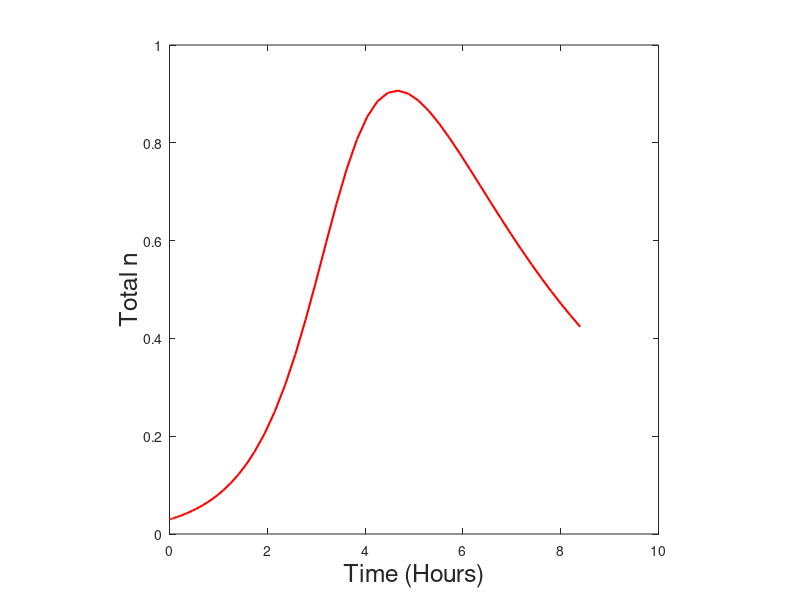

The MATLAB source for this figure: (Note: this script raises an error after producing the figure.)
% Parameters


% Define ranges for q and n0
q_values = [0.2, 2.0, 1, 1.75]; % Define the range of q values
n0_values = [0.0298, 0.0186 0.0511, 0.00678]; % Define the range of n0 values, set based on non-normalized starting values 


for i = 1:length(q_values)
    q = q_values(i);
    n0 = n0_values(i);

    % Initial conditions

        g = 1.4;     % Growth rate, slower for EF
        tc = 1 / g;
        B = -2.0; % Strength of AIP/dispersal
        k = 50;  % Environmental threshold concentration/half maximal concentration 50 works
        p = 1.05;% Production rate
        h = 2; % Hill coefficient
        x0 = 0; % Initial environmental concentration
        
        % Ratios
     
        d = (B)/(g); % Dispersal ratio
        f = q / g; % Transport ratio

        
        % Define the ODE system
        odeSystem = @(t, y) [
            y(1) + d*y(1)*((y(2)^h)/((y(2)^h)+1))
            y(1) - y(2) * f
        ];
        initialConditions = [n0; x0];

        % Time span for integration
        tspan = [0, 8.4];
        
        % Solve the ODEs
        [t, y] = ode45(odeSystem, tspan, initialConditions);
        
        % Extract the solutions
        n = y(:, 1);
        x = y(:, 2);
        hold on 
        if i == 1
            plot(t, n, 'r' ,'LineWidth', 1.5);
        else
            color = ['r','b', 'm', 'c'];
            plot(t, n, color(i), 'LineWidth', 1.5);
        end
        xlabel('Time (Hours)', 'FontSize', 18);
        ylabel('Total n', 'FontSize', 18);
        %title('Plot of n(t)');
        axis square
        box on
        ax = gca;
        ax.FontSize = 16; 
        xlim([0,8.5])
        xticks([0 1.4 2.8 4.2 5.6 7 8.4])
        xticklabels({'0' '1' '2' '3' '4' '5' '6'})
        legend({'Low Flow', 'High Flow', '200/s Flow', '350/s Flow'}, 'Location', 'northwest', 'FontSize', 12)
        title("Intermediate Flows- Model")
                yticks([0 0.75 1.5 2.25 3.0 3.75])
        yticklabels({'0' '50' '100' '150' '200' '250'})

end



